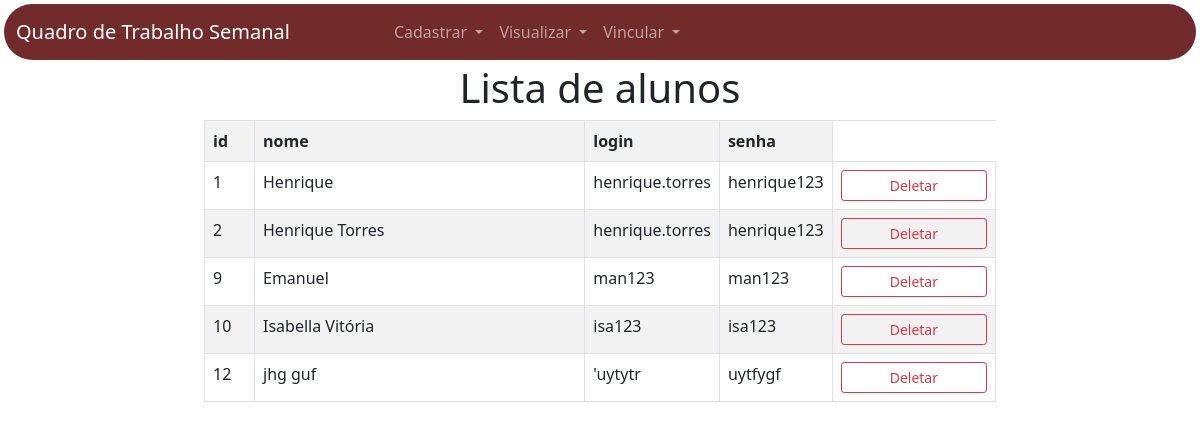
Page /listar_alunos/ on the committed database.
### app_qts/models.py (models this page shows)
class Aluno(models.Model): #herda da classe models.Model
    id_aluno = models.AutoField(primary_key=True)
    nome = models.TextField(max_length=255)
    login = models.TextField(max_length=50, default="sem login")
    senha = models.TextField(max_length=50, default="sem senha")

### app_qts/views.py (the view)
# urls.py: path('listar_alunos/',views.listar_alunos,name='listar_alunos'),
def listar_alunos(request):
    alunos = { # cria um dicionário de alunos
        'alunos': Aluno.objects.all() # pega todos os objetos da classe Aluno
    }
    return render(request,'qts/listagem/alunos.html/',alunos)

### app_qts/templates/qts/listagem/alunos.html
{% extends 'qts/base.html' %}
{% block conteudo %}
<div class="row text-center">
    <h1>Lista de alunos</h1>
</div>
<div class="row">
    <div class="col"></div>
    <div class="col-8 justify-content-center">
        <table class="table table-bordered table-striped">
            <tr>
                <th class="col-1">id</th>
                <th class="col-9">nome</th>
                <th>login</th>
                <th>senha</th>
            </tr>
            {% for aluno in alunos %}
            <tr>
                <td>{{aluno.id_aluno}}</td>
                <td>{{aluno.nome}}</td>
                <td> {{aluno.login}} </td>
                <td> {{aluno.senha}} </td>
                <td>
                    {% if aluno.id_aluno %}
                    <a href=" {% url 'deletar_alunos' aluno.id_aluno %} " class="btn btn-outline-danger btn-sm px-5">Deletar</a>
                    {% endif %}
                </td>
            </tr>
            {% endfor %}
        </table>
    </div>
    <div class="col"></div>
</div>
{% endblock %}

### rows in the picture
Aluno: id_aluno "1", nome "Henrique", login "henrique.torres", senha "henrique123", shows "Deletar"
Aluno: id_aluno "2", nome "Henrique Torres", login "henrique.torres", senha "henrique123", shows "Deletar"
Aluno: id_aluno "9", nome "Emanuel", login "man123", senha "man123", shows "Deletar"
Aluno: id_aluno "10", nome "Isabella Vitória", login "isa123", senha "isa123", shows "Deletar"
Aluno: id_aluno "12", nome "jhg guf", login "'uytytr", senha "uytfygf", shows "Deletar"
